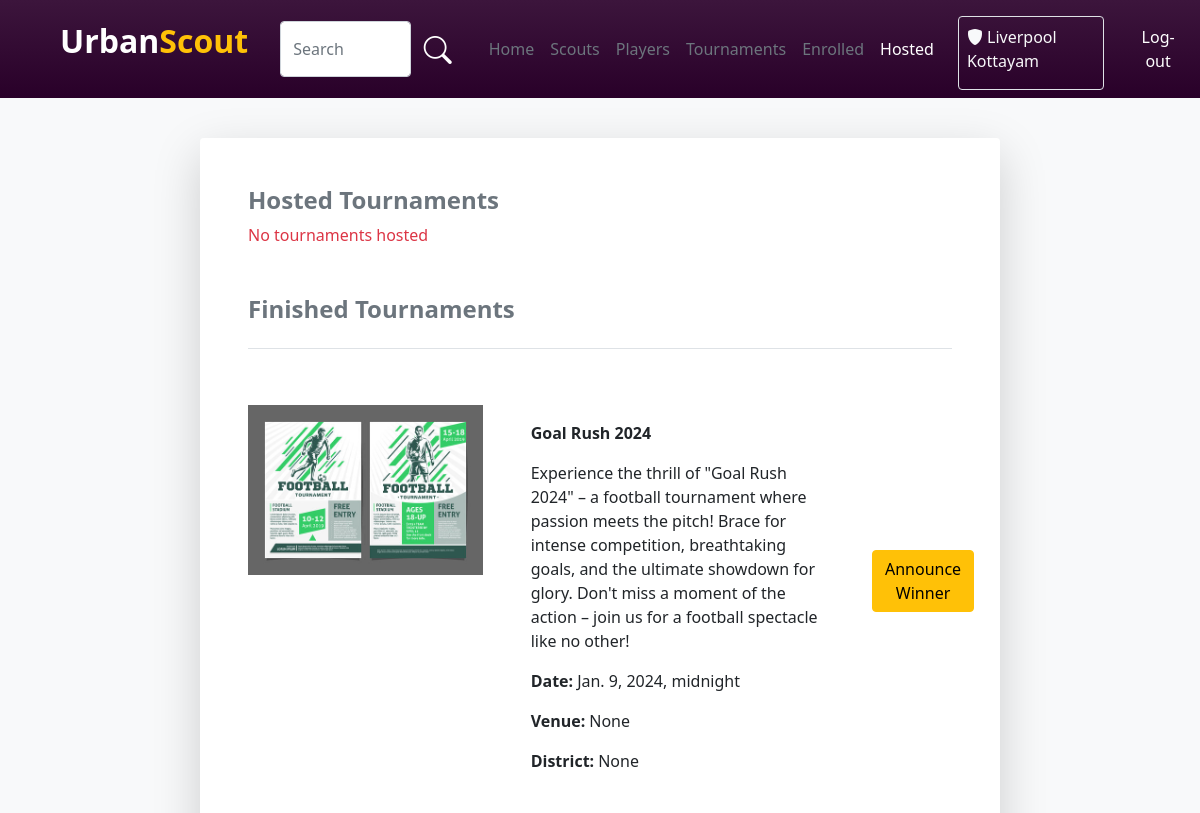
Before: /hosted_tour (signed in, upper part) with the older database file.
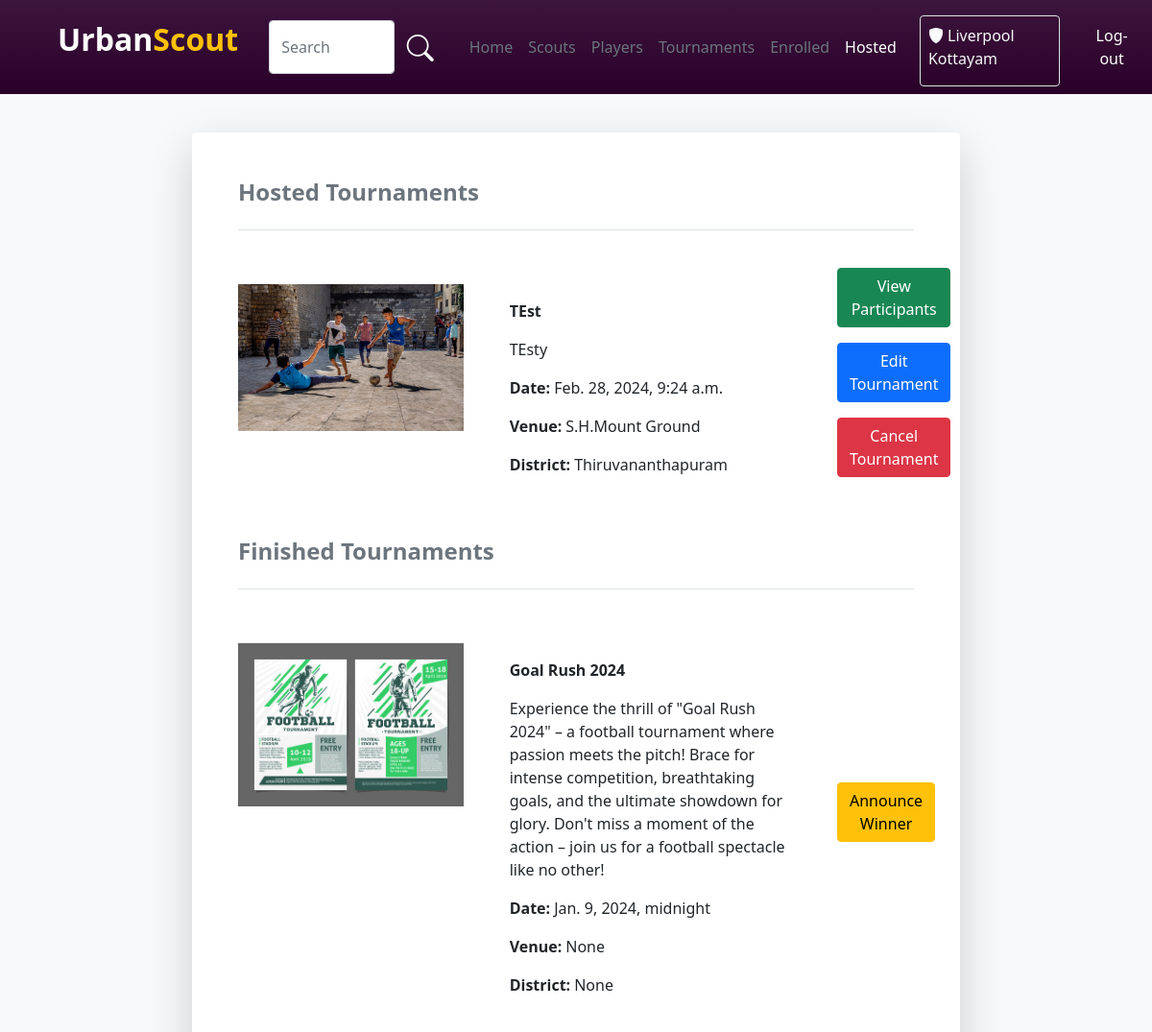
After: the same page with the newer database file.
### account/models.py (models this page shows)
class Tour(models.Model):
    user=models.ForeignKey(User,on_delete=models.CASCADE)
    title=models.CharField(max_length=120)
    desc=models.CharField(max_length=500)
    img=models.ImageField(upload_to='pics')
    tour_date=models.DateTimeField(null=True)
    time=models.DateTimeField(null=True)
    active=models.BooleanField(default=True)
    place=models.CharField(max_length=120,null=True)
    contact=models.IntegerField(null=True)
    district = models.CharField(("District"),null=True,max_length=20,choices=District_Choice)
    edited=models.BooleanField(default=False)
    cancelled=models.BooleanField(default=False)
    slots=models.IntegerField(default=16)
    latitude = models.DecimalField(max_digits=9, decimal_places=6,null=True)
    longitude = models.DecimalField(max_digits=9, decimal_places=6,null=True)

### account/views.py (the view)
# urls.py: path('hosted_tour',views.hosted_tour,name="hosted_tour"),
def hosted_tour(request):
    tours=Tour.objects.filter(user_id=request.user.id,active=True).order_by('tour_date')
    tour_enrollments = TournamentWinner.objects.all().values_list('tour__id', flat=True)
    finished=Tour.objects.filter(user_id=request.user.id,active=False,cancelled=False).exclude(id__in=tour_enrollments).order_by('tour_date')
    return render(request,'hosted_tour.html',{'feeds':tours,'finished':finished})

### template/hosted_tour.html (shortened to what the changed rows need)
{% load static %}
<!DOCTYPE html>
<html lang="en">
<head>
    <link rel="stylesheet" href="{% static 'style.css' %}">
    <link href="https://cdn.jsdelivr.net/npm/bootstrap@5.0.2/dist/css/bootstrap.min.css" rel="stylesheet"
>
    <link rel="stylesheet" href="https://cdn.jsdelivr.net/npm/bootstrap-icons@1.10.5/font/bootstrap-icons.css">
</head>
<body class="bg-light">
    <div class="d-flex flex-wrap justify-content-center mt-4">
        <div class="col-lg-8 col-12 player-feeds m-3 p-5 rounded bg-white shadow-lg">
            <div>
                <p class="h4 text-secondary fw-bold">Hosted Tournaments</p>
            </div>
            {% if feeds %}
            {% for i in feeds %}
            <div class="mt-4 border-top pt-4">
                <div class="d-flex flex-lg-row flex-column gap-5">
                    <div class="col-lg-4 col-12  mt-3">
                        {% if i.img.url != '' %}
                        <div class="mt-3">
                            <img class="w-100" src="{{i.img}}" alt="">
                        </div>
                        {% endif %}
                    </div>
                    <div class="col-lg-5 col-12">
                        <p class="fw-bold mt-5">{{i.title}}</p>
                        <p>{{i.desc}}</p>
                        <div class="mt-3">
                            <div class="d-flex gap-1">
                                <p class="fw-bold">Date: </p>
                                <p>{{i.tour_date}}</p>
                            </div>
                            <div class="d-flex gap-1">
                                <p class="fw-bold">Venue: </p>
                                <p>{{i.place}}</p>
                            </div>
                            <div class="d-flex gap-1">
                                <p class="fw-bold">District: </p>
                                <p>{{i.district}}</p>
                            </div>
                        </div>
                    </div>
                    <div class="d-flex flex-column gap-3 justify-content-center">
                        <a href="{% url 'tour_participants' i.id %}" class="btn btn-success">View Participants</a>
                        <a href="{% url 'edit_tour' i.id %}" class="btn btn-primary">Edit Tournament</a>
                        <button onclick="showConfirmation('{{ i.id }}')" class="btn btn-danger">Cancel Tournament</button>
                    </div>
                </div>
            </div>
            {% endfor %}
            {% else %}
            <p class="text-danger">No tournaments hosted</p>
            {% endif %}
            <div class="mt-5">
                <p class="h4 text-secondary fw-bold">Finished Tournaments</p>
            </div>
            {% if finished %}
            {% for i in finished %}
            <div class="mt-4 border-top pt-4">
                <div class="d-flex flex-lg-row flex-column gap-5">
                    <div class="col-lg-4 col-12  mt-3">
                        {% if i.img.url != '' %}
                        <div class="mt-3">
                            <img class="w-100" src="{{i.img}}" alt="">
                        </div>
                        {% endif %}
                    </div>
                    <div class="col-lg-5 col-12">
                        <p class="fw-bold mt-5">{{i.title}}</p>
                        <p>{{i.desc}}</p>
                        <div class="mt-3">
                            <div class="d-flex gap-1">
                                <p class="fw-bold">Date: </p>
                                <p>{{i.tour_date}}</p>
                            </div>
                            <div class="d-flex gap-1">
                                <p class="fw-bold">Venue: </p>
                                <p>{{i.place}}</p>
                            </div>
                            <div class="d-flex gap-1">
                                <p class="fw-bold">District: </p>
                                <p>{{i.district}}</p>
                            </div>
                        </div>
                    </div>
                    <div class="d-flex flex-column gap-3 justify-content-center">
                        <a href="{% url 'select_winner' i.id %}" class="btn btn-warning">Announce Winner</a>
                    </div>
                </div>
            </div>
            {% endfor %}
            {% else %}
            <p class="text-danger">No finished tournaments</p>
            {% endif %}
        </div>
    </div>
</body>
</html>

Changed rows visible on the page:
added Tour: img (picture), title "TEst", desc "TEsty", tour_date "Feb. 28, 2024, 9:24 a.m.", place "S.H.Mount Ground", district "Thiruvananthapuram"
Other visible differences:
text no longer shown: "No tournaments hosted"
